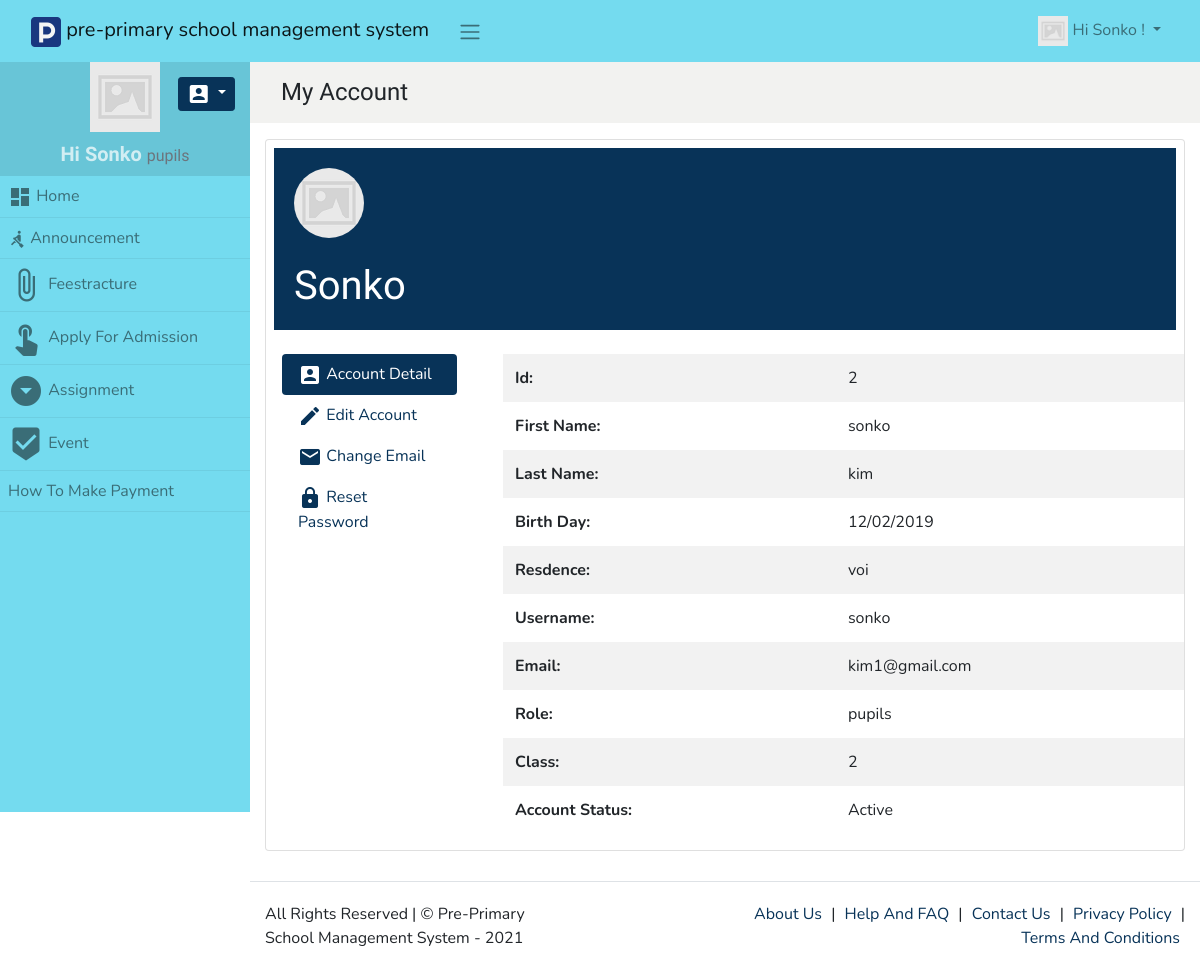
/account (signed in), run on the app's committed database.
### tables this page shows
CREATE TABLE `users` (
  `id` int(11) NOT NULL,
  `first_name` varchar(255) NOT NULL,
  `last_name` varchar(255) NOT NULL,
  `photo` varchar(255) NOT NULL,
  `birth_day` varchar(255) NOT NULL,
  `resdence` varchar(255) NOT NULL,
  `phone` varchar(255) NOT NULL,
  `username` varchar(255) NOT NULL,
  `password` varchar(255) DEFAULT NULL,
  `email` varchar(255) NOT NULL,
  `login_session_key` varchar(255) DEFAULT NULL,
  `email_status` varchar(255) DEFAULT NULL,
  `password_expire_date` datetime DEFAULT '2021-04-21 00:00:00',
  `password_reset_key` varchar(255) DEFAULT NULL,
  `role` varchar(255) NOT NULL,
  `class` varchar(255) NOT NULL,
  `account_status` varchar(255) DEFAULT 'Pending'
);

### app/views/partials/account/view.php (the view, shortened to what the rows shown need)
<?php
$can_edit = ACL::is_allowed("users/edit");
?>
<?php
$page_element_id = "view-page-" . random_str();
$current_page = $this->set_current_page_link();
$data = $this->view_data;
?>
<section class="page" id="<?php echo $page_element_id; ?>" data-page-type="view"  data-display-type="table" data-page-url="<?php print_link($current_page); ?>">
    <div  class="">
        <div class="container">
            <div class="row ">
                <div class="col-md-12 comp-grid">
                    <div  class="card animated fadeIn page-content">
                        <?php
                        if(!empty($data)){
                        ?>
                        <div class="bg-primary m-2 mb-4">
                            <div class="profile">
                                <div class="avatar">
                                    <?php
                                    if(!empty(USER_PHOTO)){
                                    Html::page_img(USER_PHOTO, 100, 100);
                                    }
                                    ?>
                                </div>
                                <h1 class="title mt-4"><?php echo $data['username']; ?></h1>
                            </div>
                        </div>
                        <div class="row">
                            <div class="col-md-3">
                                <div class="mx-3 mb-3">
                                    <ul class="nav nav-pills flex-column text-left">
                                        <li class="nav-item">
                                            <a data-toggle="tab" href="#AccountPageView" class="nav-link active">
                                                <i class="material-icons">account_box</i> Account Detail
                                            </a>
                                        </li>
                                        <li class="nav-item">
                                            <a data-toggle="tab" href="#AccountPageEdit" class="nav-link">
                                                <i class="material-icons">edit</i> Edit Account
                                            </a>
                                        </li>
                                        <li class="nav-item">
                                            <a data-toggle="tab" href="#AccountPageChangeEmail" class="nav-link">
                                                <i class="material-icons">email</i> Change Email
                                            </a>
                                        </li>
                                        <li class="nav-item">
                                            <a data-toggle="tab" href="#AccountPageChangePassword" class="nav-link">
                                                <i class="material-icons">lock</i> Reset Password
                                            </a>
                                        </li>
                                    </ul>
                                </div>
                            </div>
                            <div class="col-sm-9">
                                <div class="mb-3">
                                    <div class="tab-content">
                                        <div class="tab-pane show active fade" id="AccountPageView" role="tabpanel">
                                            <table class="table table-hover table-borderless table-striped">
                                                <tbody class="page-data" id="page-data-<?php echo $page_element_id; ?>">
                                                    <tr  class="td-id">
                                                        <th class="title"> Id: </th>
                                                        <td class="value"> <?php echo $data['id']; ?></td>
                                                    </tr>
                                                    <tr  class="td-first_name">
                                                        <th class="title"> First Name: </th>
                                                        <td class="value">
                                                            <span <?php if($can_edit){ ?> data-value="<?php echo $data['first_name']; ?>"
                                                                class="is-editable" <?php } ?>>
                                                                <?php echo $data['first_name']; ?>
                                                            </span>
                                                        </td>
                                                    </tr>
                                                    <tr  class="td-last_name">
                                                        <th class="title"> Last Name: </th>
                                                        <td class="value">
                                                            <span <?php if($can_edit){ ?> data-value="<?php echo $data['last_name']; ?>"
                                                                class="is-editable" <?php } ?>>
                                                                <?php echo $data['last_name']; ?>
                                                            </span>
                                                        </td>
                                                    </tr>
                                                    <tr  class="td-birth_day">
                                                        <th class="title"> Birth Day: </th>
                                                        <td class="value">
                                                            <span <?php if($can_edit){ ?> data-flatpickr="{ enableTime: false, minDate: '', maxDate: ''}"
                                                                class="is-editable" <?php } ?>>
                                                                <?php echo $data['birth_day']; ?>
                                                            </span>
                                                        </td>
                                                    </tr>
                                                    <tr  class="td-resdence">
                                                        <th class="title"> Resdence: </th>
                                                        <td class="value">
                                                            <span <?php if($can_edit){ ?> data-value="<?php echo $data['resdence']; ?>"
                                                                class="is-editable" <?php } ?>>
                                                                <?php echo $data['resdence']; ?>
                                                            </span>
                                                        </td>
                                                    </tr>
                                                    <tr  class="td-username">
                                                        <th class="title"> Username: </th>
                                                        <td class="value">
                                                            <span <?php if($can_edit){ ?> data-value="<?php echo $data['username']; ?>"
                                                                class="is-editable" <?php } ?>>
                                                                <?php echo $data['username']; ?>
                                                            </span>
                                                        </td>
                                                    </tr>
                                                    <tr  class="td-email">
                                                        <th class="title"> Email: </th>
                                                        <td class="value"> <?php echo $data['email']; ?></td>
                                                    </tr>
                                                    <tr  class="td-role">
                                                        <th class="title"> Role: </th>
                                                        <td class="value">
                                                            <span <?php if($can_edit){ ?> data-source='<?php echo json_encode_quote(Menu :: $role); ?>'
                                                                class="is-editable" <?php } ?>>
                                                                <?php echo $data['role']; ?>
                                                            </span>
                                                        </td>
                                                    </tr>
                                                    <tr  class="td-class">
                                                        <th class="title"> Class: </th>
                                                        <td class="value">
                                                            <span <?php if($can_edit){ ?> data-value="<?php echo $data['class']; ?>"
                                                                class="is-editable" <?php } ?>>
                                                                <?php echo $data['class']; ?>
                                                            </span>
                                                        </td>
                                                    </tr>
                                                    <tr  class="td-account_status">
                                                        <th class="title"> Account Status: </th>
                                                        <td class="value">
                                                            <span <?php if($can_edit){ ?> data-source='<?php echo json_encode_quote(Menu :: $account_status); ?>'
                                                                class="is-editable" <?php } ?>>
                                                                <?php echo $data['account_status']; ?>
                                                            </span>
                                                        </td>
                                                    </tr>
                                                </tbody>
                                            </table>
                                        </div>
                                    </div>
                                </div>
                            </div>
                        </div>
                        <?php
                        }
                        ?>
                    </div>
                </div>
            </div>
        </div>
    </div>
</section>

### data on the page
users: username "Sonko", id "2", first_name "sonko", last_name "kim", birth_day "12/02/2019", resdence "voi", username "sonko", email "kim1@gmail.com", role "pupils", class "2", account_status "Active"

### other printed values
SITE_NAME "pre-primary school management system"
USER_NAME "Sonko"
ACL::$user_role "pupils"
$menuobj['label'] "Home"
$menuobj['label'] "Announcement"
$menuobj['label'] "Feestracture"
$menuobj['label'] "Apply For Admission"
$menuobj['label'] "Assignment"
$menuobj['label'] "Event"
$menuobj['label'] "How To Make Payment"
SITE_NAME "Pre-Primary School Management System"
